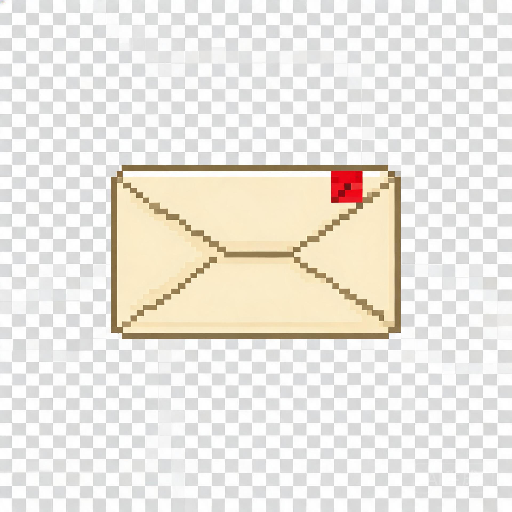
#> input picture frontend/assets/env_envelope_closed.png, 512 x 512 px
$ python -i generate_assets.py   (imports and definitions only)
#> lines starting #> are read from the running program, lines starting #| are printed output that depends on the picture
### backend/config.py
"""统一配置管理

优先级：环境变量 > .env 文件 > 硬编码默认值

使用示例：
    from config import settings
    proxy = settings.get_proxy_for("serper")
    client = httpx.AsyncClient(proxies=proxy, timeout=...)

代理说明：
    - 如果你的代理工具（Clash/V2Ray等）运行在本地 7890 端口，
      设置 export HTTP_PROXY=http://127.0.0.1:7890
    - 也可以单独为某个 API 设置代理：
      SERPER_PROXY_URL=http://127.0.0.1:7890
      DEEPSEEK_PROXY_URL=http://127.0.0.1:7890
      VOLC_PROXY_URL=http://127.0.0.1:7890
    - 不设置则直连（国内可访问的 API 不需要代理）
"""
import os
from dataclasses import dataclass, field

# 优先从项目根目录的 .env 文件加载
_env_loaded = False
for _dotenv_path in [
    os.path.join(os.path.dirname(os.path.dirname(__file__)), ".env"),  # 项目根目录
    os.path.join(os.path.dirname(__file__), ".env"),                   # backend 目录
]:
    if os.path.isfile(_dotenv_path):
        try:
            from dotenv import load_dotenv
            load_dotenv(_dotenv_path)
            _env_loaded = True
            break
        except ImportError:
            pass


def _env(key: str, default: str = "") -> str:
    return os.environ.get(key, default)


@dataclass
class Settings:
    # ── API Keys ──
    serper_api_key: str = field(default_factory=lambda: _env("SERPER_API_KEY", ""))
    deepseek_api_key: str = field(
        default_factory=lambda: _env("DEEPSEEK_API_KEY")
    )
    volc_api_key: str = field(
        default_factory=lambda: _env("VOLC_API_KEY")
    )
    volc_model: str = field(
        default_factory=lambda: _env(
            "VOLC_MODEL",
            "ep-m-20260708201152-2zhwj",
        )
    )
    # 主脑 LLM 模型（火山豆包多模态，支持 function calling + 图片输入）
    volc_llm_model: str = field(
        default_factory=lambda: _env("VOLC_LLM_MODEL", "doubao-seed-2-0-lite-260428")
    )

    # ── API Base URLs ──
    deepseek_base_url: str = field(
        default_factory=lambda: _env("DEEPSEEK_BASE_URL", "https://api.deepseek.com")
    )
    volc_base_url: str = field(
        default_factory=lambda: _env(
            "VOLC_BASE_URL", "https://ark.cn-beijing.volces.com/api/v3"
        )
    )
    serper_image_url: str = "https://google.serper.dev/images"
    serper_search_url: str = "https://google.serper.dev/search"

    # ── Proxy 配置 ──
    # 全局代理（会被单独的 API 代理覆盖）
    http_proxy: str = field(default_factory=lambda: _env("HTTP_PROXY", ""))
    https_proxy: str = field(default_factory=lambda: _env("HTTPS_PROXY", ""))

    # 各 API 独立代理（优先级高于全局代理）
    serper_proxy: str = field(default_factory=lambda: _env("SERPER_PROXY_URL", ""))
    deepseek_proxy: str = field(default_factory=lambda: _env("DEEPSEEK_PROXY_URL", ""))
    volc_proxy: str = field(default_factory=lambda: _env("VOLC_PROXY_URL", ""))

    # ── 图像生成风格 ──
    # 该文案会被拼接到图像 prompt 末尾，控制画面风格
    # 可在 .env 中通过 IMAGE_GEN_STYLE 覆盖
    image_gen_style: str = field(
        default_factory=lambda: _env(
            "IMAGE_GEN_STYLE",
            "复古16位像素风，怀旧游戏截图质感，暖色怀旧调色板，"
            "可见像素网格与锐利方块边缘，平涂2D着色低色彩数，"
            "SNES/GBA时代精灵画质量，无平滑渐变、无写实细节、无3D渲染",
        )
    )

    # ── 超时 ──
    search_timeout: int = 15
    image_gen_timeout: int = 120
    llm_timeout: int = 30
    download_timeout: int = 60

    # ── 阿里云 OSS 对象存储 ──
    oss_access_key_id: str = field(default_factory=lambda: _env("OSS_ACCESS_KEY_ID", ""))
    oss_access_key_secret: str = field(default_factory=lambda: _env("OSS_ACCESS_KEY_SECRET", ""))
    oss_upload_endpoint: str = field(
        default_factory=lambda: _env("OSS_UPLOAD_ENDPOINT", "")
    )
    oss_public_endpoint: str = field(
        default_factory=lambda: _env("OSS_PUBLIC_ENDPOINT", "")
    )
    oss_bucket_name: str = field(default_factory=lambda: _env("OSS_BUCKET_NAME", ""))
    oss_object_prefix: str = field(
        default_factory=lambda: _env("OSS_OBJECT_PREFIX", "postcards")
    )
    oss_asset_prefix: str = field(
        default_factory=lambda: _env("OSS_ASSET_PREFIX", "assets")
    )
    oss_url_expire_seconds: int = field(
        default_factory=lambda: int(_env("OSS_URL_EXPIRE_SECONDS", "86400"))
    )

    # ── 运行配置 ──
    storage_backend: str = field(default_factory=lambda: _env("STORAGE_BACKEND", "local"))
    default_postcard_limit: int = field(
        default_factory=lambda: int(_env("DEFAULT_POSTCARD_LIMIT", "5"))
    )
    log_retention_days: int = field(
        default_factory=lambda: int(_env("LOG_RETENTION_DAYS", "7"))
    )
    event_retention_days: int = field(
        default_factory=lambda: int(_env("EVENT_RETENTION_DAYS", "30"))
    )
    admin_log_lines: int = field(
        default_factory=lambda: int(_env("ADMIN_LOG_LINES", "200"))
    )
    environment: str = field(default_factory=lambda: _env("APP_ENV", "development"))
    allowed_origins: str = field(default_factory=lambda: _env("ALLOWED_ORIGINS", ""))

    # ── 认证 ──
    secret_key: str = field(
        default_factory=lambda: _env("SECRET_KEY", "change-me-in-production-please-use-a-real-secret")
    )
    token_expire_minutes: int = field(
        default_factory=lambda: int(_env("TOKEN_EXPIRE_MINUTES", "10080"))  # 7 days
    )

    # [16 lines left out: function get_proxy_for, not called in this run]

settings = Settings()
#> further down, picture is the input picture: PIL image 512x512 RGBA; mean R, G, B, A 235, 231.4, 224.6, 255

### backend/generate_assets.py
"""生成像素风 UI 素材 — 信封、信纸、邮箱"""
import asyncio
import os
import sys
from io import BytesIO
from PIL import Image
import httpx

# 确保能找到 backend 模块
sys.path.insert(0, os.path.dirname(__file__))
from config import settings
from services.image_service import ImageService

ASSETS_DIR = os.path.join(os.path.dirname(os.path.dirname(__file__)), "frontend", "assets")

ASSET_PROMPTS = {
    "env_envelope_closed.png": (
        "A pixel art envelope icon that fills the entire frame, front view, "
        "no empty space around edges, cream/beige envelope body with dark brown "
        "fold lines forming a V-shape, a bright red square stamp in the upper-right "
        "with a small postmark circle, warm vintage paper texture details visible, "
        "a dark brown border frames the image. Dense pixel art with a dark warm "
        "background filling all space, 16-bit SNES era game UI sprite style, "
        "visible 4x4 pixel grid, no transparency, no white void areas."
    ),
    "env_envelope_open.png": (
        "A pixel art opened envelope that fills the entire canvas, front view, "
        "the triangular flap opened upward revealing a light cream letter paper "
        "with thin blue horizontal ruled lines inside, envelope body in warm beige "
        "with visible crease marks, a popped red stamp still visible on the flap, "
        "edges of the letter paper visible with handwritten-style scribble marks. "
        "No empty space, the subject occupies the whole image from edge to edge. "
        "Dense 16-bit pixel art game sprite, visible pixel grid, dark warm "
        "background filling all remaining space, no transparency, no white void."
    ),
    "env_letter_paper.png": (
        "A dense pixel art writing paper texture that fills the entire frame, "
        "top-down flat view, off-white aged parchment with pronounced yellow-brown "
        "edges, subtle horizontal ruled lines in faded blue across every row, "
        "slight paper grain texture visible, a few ink blot speckles scattered "
        "naturally, slightly darker worn corners. No empty margins, the pattern "
        "continues edge to edge with no white void. 16-bit SNES era game UI "
        "texture, visible pixel grid, no transparency."
    ),
    "env_mailbox.png": (
        "A pixel art red traditional Japanese post mailbox that fills most of "
        "the frame, front view with slight angle, bright vermilion red cylindrical "
        "body, dark grey metal base and top cap, white rectangular mail slot on "
        "the front, small collection time plate visible. The mailbox subject takes "
        "up at least 70 percent of the image area, surrounded by a dark warm-toned "
        "background filling all empty space. Dense 16-bit pixel art game sprite, "
        "visible pixel grid, no transparency, no white void areas."
    ),
}


def auto_crop_to_content(img: Image.Image) -> Image.Image:
    """自动裁剪到非背景内容区域（去除透明/白色边缘）"""
    if img.mode != "RGBA":
        img = img.convert("RGBA")
    # 获取 alpha 通道，若没有则从 RGB 推算
    r, g, b, a = img.split()
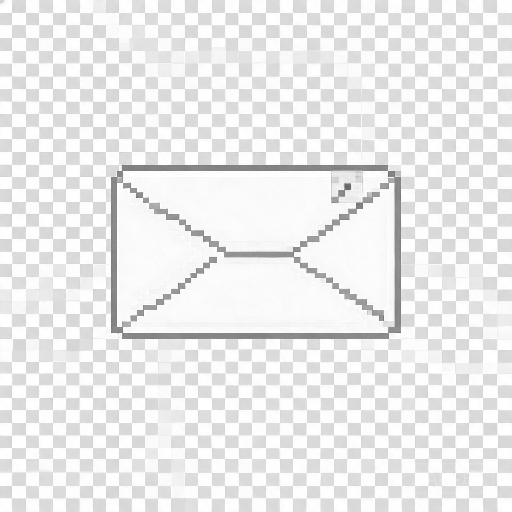
#> r: PIL image 512x512 L; min 95, max 255, mean 235
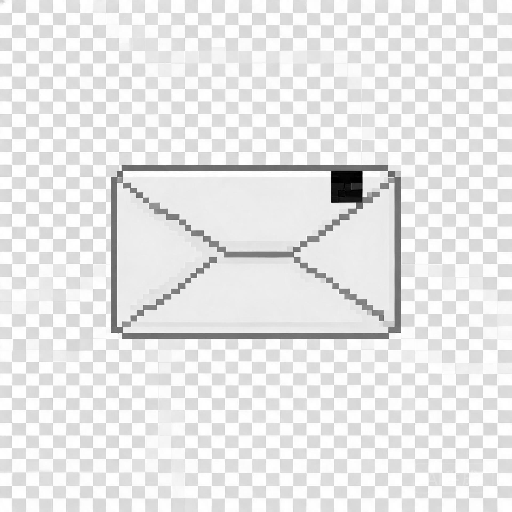
#> g: PIL image 512x512 L; min 0, max 255, mean 231.4
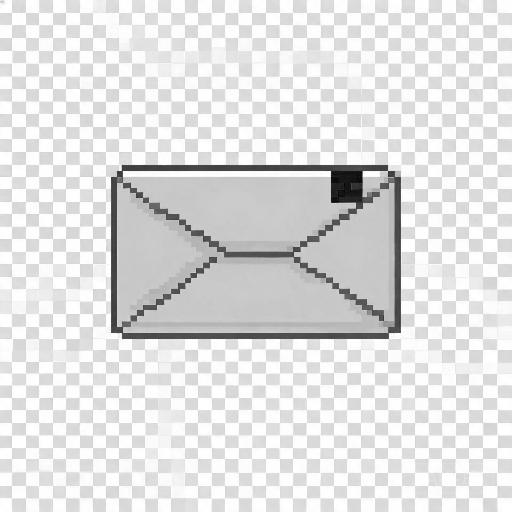
#> b: PIL image 512x512 L; min 3, max 255, mean 224.6
#> a: PIL image 512x512 L; every value is 255
    # 非透明且非近乎白色（R+G+B < 700）的像素视为内容
    # 用 alpha 通道：alpha > 10 即有内容
    alpha_arr = a.load() if a else None
    rgb_arr = img.load()
    w, h = img.size
#> w = 512; h = 512

    # 找到内容边界框
    left, top, right, bottom = w, h, 0, 0
#> left = 512; top = 512; right = 0; bottom = 0
    for y in range(h):
        for x in range(w):
            if alpha_arr:
                px_a = alpha_arr[x, y] if hasattr(alpha_arr, '__getitem__') else a.getpixel((x, y))
            else:
                px_a = 255
            rv, gv, bv = img.getpixel((x, y))[:3]
            is_content = px_a > 15 and (rv + gv + bv) < 720  # 非几乎白色
            if is_content:
                left = min(left, x)
                top = min(top, y)
                right = max(right, x)
                bottom = max(bottom, y)

    if left >= right or top >= bottom:
        # 未找到内容区域，返回原图
        return img

    # 加一点 padding
    pad = 8
    left = max(0, left - pad)
#> left = 0
    top = max(0, top - pad)
#> top = 0
    right = min(w, right + pad)
#> right = 512
    bottom = min(h, bottom + pad)
#> bottom = 512

    return img.crop((left, top, right, bottom))


# [83 lines not run here, left out]

>>> from PIL import Image
>>> picture = Image.open('../frontend/assets/env_envelope_closed.png')
>>> result = auto_crop_to_content(picture)

$ run again, on frontend/assets/nav_bar_base.png
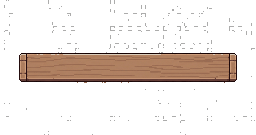
#> input picture frontend/assets/nav_bar_base.png, 256 x 135 px
#> picture is the input picture: PIL image 256x135 RGBA; mean R, G, B, A 30.9, 22.9, 18.2, 50
#> in auto_crop_to_content, `r, g, b, a = img.split()`:
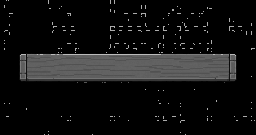
#> b: PIL image 256x135 L; min 0, max 187, mean 18.2
#> in auto_crop_to_content, `r, g, b, a = img.split()`:
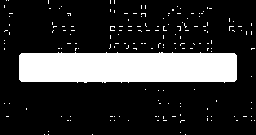
#> a: PIL image 256x135 L; min 0, max 255, mean 50

$ run again, on frontend/assets/postcard_frame.png
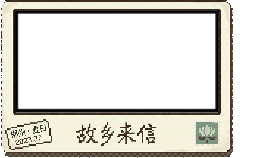
#> input picture frontend/assets/postcard_frame.png, 256 x 158 px
#> picture is the input picture: PIL image 256x158 RGBA; mean R, G, B, A 192.5, 190.8, 183.6, 227.3
#> in auto_crop_to_content, `r, g, b, a = img.split()`:
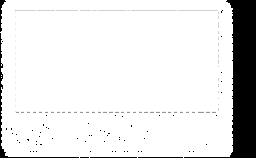
#> a: PIL image 256x158 L; min 0, max 255, mean 227.3
#> in auto_crop_to_content, `return img.crop((left, top, right, bottom))`:
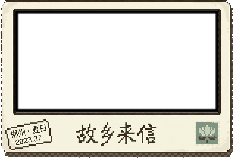
#> returned value: PIL image 240x158 RGBA; mean R, G, B, A 205.3, 203.5, 195.8, 242.5; transparent parts drawn white
